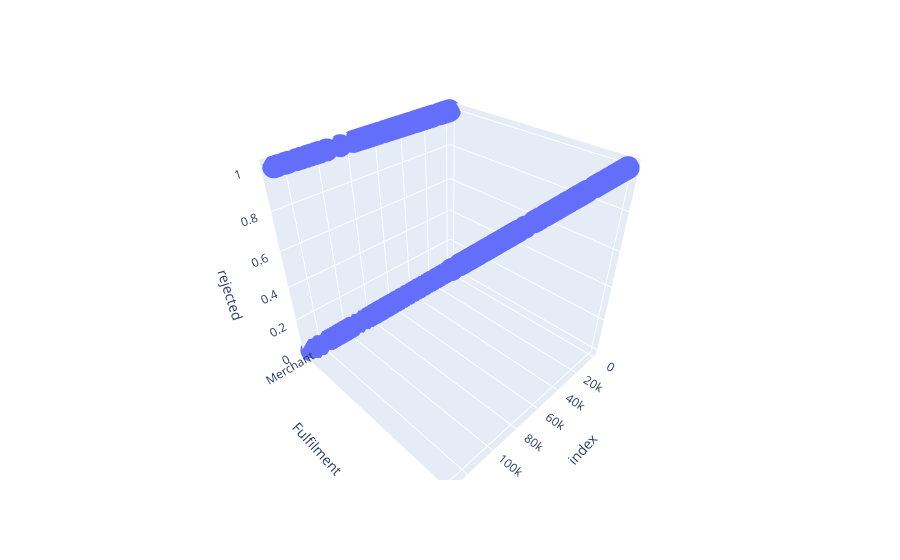

The notebook cell this image was saved under:
### Code cell
scatter_3d_interactive(df, "Fulfilment", "rejected")

### Figure 1 — Plotly figure (JSON) as saved in the notebook; plotly's stock layout.template omitted (floating-point values rounded to 4 significant figures; data arrays with more than 128 entries replaced by an {"elided": "..."} marker saying what was removed)
{"data": [{"hovertemplate": "index=%{x}<br>Fulfilment=%{y}<br>rejected=%{z}<extra></extra>", "legendgroup": "", "marker": {"color": "#636efa", "symbol": "circle"}, "mode": "markers", "name": "", "scene": "scene", "showlegend": false, "type": "scatter3d", "x": {"elided": "394 int values"}, "y": {"elided": "394 str values"}, "z": {"elided": "394 int values"}}], "layout": {"legend": {"tracegroupgap": 0}, "margin": {"t": 60}, "scene": {"domain": {"x": [0, 1], "y": [0, 1]}, "xaxis": {"title": {"text": "index"}}, "yaxis": {"title": {"text": "Fulfilment"}}, "zaxis": {"title": {"text": "rejected"}}}}}
